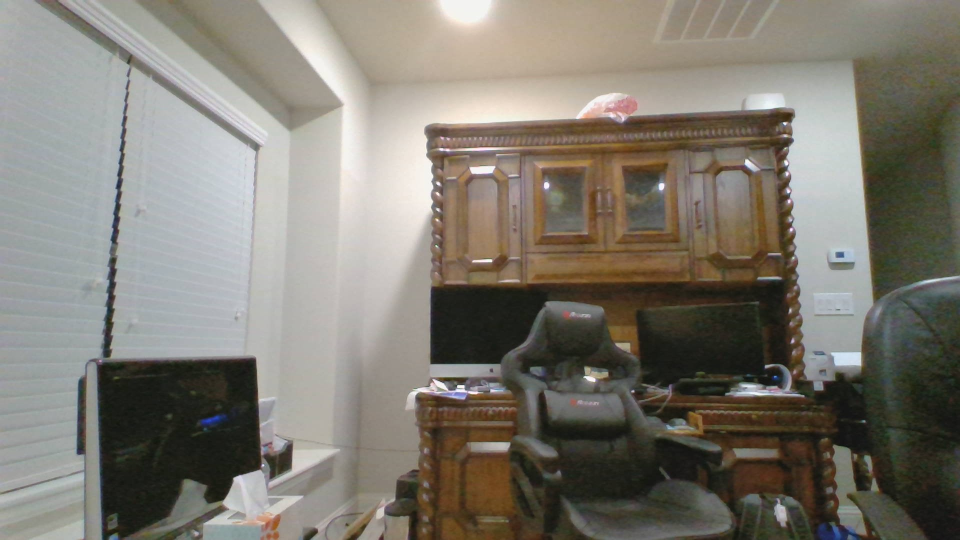
#> input picture background.jpg, 1920 x 1080 px (shown at 1/2 size)
$ python invisibility_cloak.py
#> lines starting #> are read from the running program, lines starting #| are printed output that depends on the picture; after the words box and inside, x2 and y2 are one past the last pixel; in counts of white or black regions, pixels touching at a corner belong together
import cv2
import numpy as np

cam_capture = cv2.VideoCapture(0)
cv2.destroyAllWindows()

lower = np.array([45,108,150])
upper = np.array([117,255,255])
background = cv2.resize(cv2.imread("background.jpg"),(500,500))
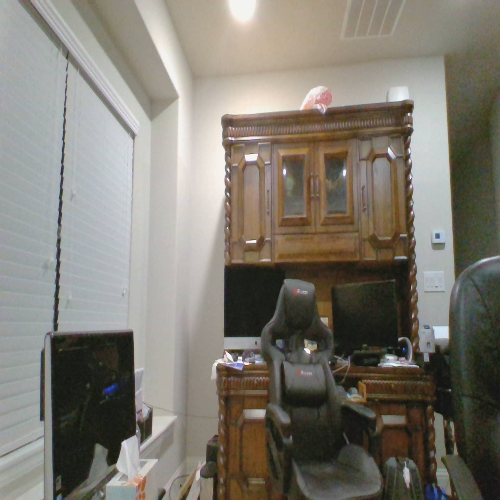
#> background: shape (500, 500, 3); mean B, G, R 113.3, 122.7, 127
out = cv2.VideoWriter("demo2.mp4", cv2.VideoWriter_fourcc(*'MP4V'), 30, (500,500))
while(cam_capture.isOpened()):
    _,image_frame = cam_capture.read()
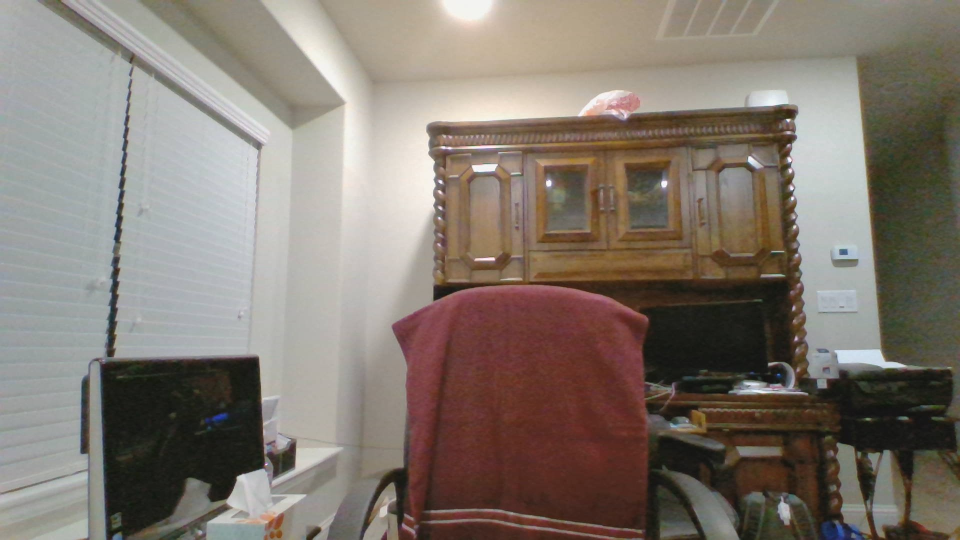
#> input picture cloak.jpg, 1920 x 1080 px, given in place of the camera (shown at 1/2 size)
#> image_frame is the input picture: shape (1080, 1920, 3); mean B, G, R 111.9, 120.9, 130.3
    image_frame = cv2.resize(image_frame,(500,500))
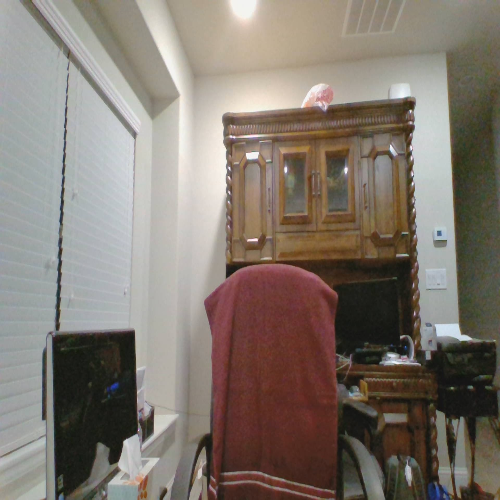
#> image_frame: shape (500, 500, 3); mean B, G, R 111.8, 120.8, 130.2
    cv2.imshow("webcam", image_frame)
    yuv_img = cv2.cvtColor(image_frame,cv2.COLOR_BGR2YUV)
#> yuv_img: shape (500, 500, 3); mean of channels 0, 1, 2 122.6, 122.8, 134.7
    mask = cv2.inRange(yuv_img,lower,upper)
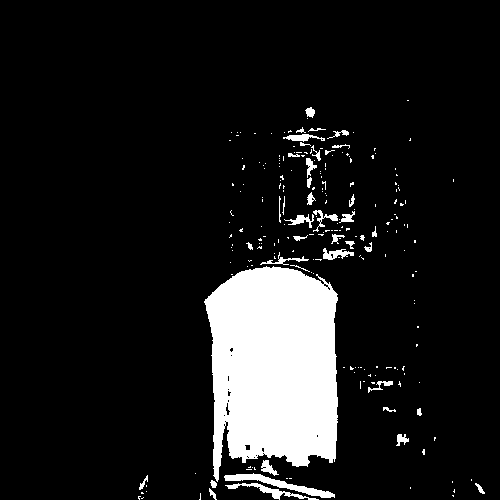
#> mask: shape (500, 500); 10.7% white; 221 white regions (181 under 20 px), largest, box (x1, y1, x2, y2) and area: (204, 266, 338, 482) 22779, (224, 473, 335, 498) 698, (225, 483, 319, 500) 363
    mask = cv2.resize(mask,(500,500))
    #cv2.imshow("mask", mask)
    background_mask = cv2.bitwise_and(background,background,mask=mask)
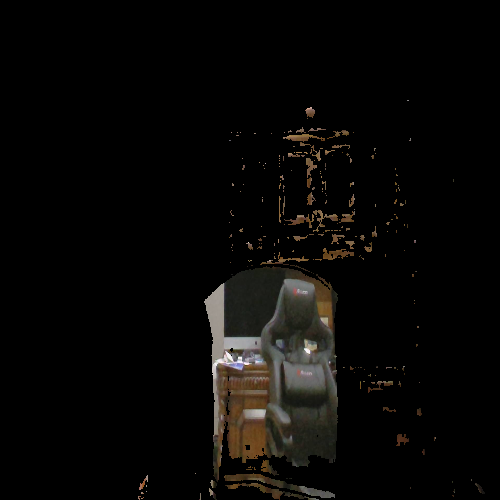
#> background_mask: shape (500, 500, 3); mean B, G, R 6.1, 7.5, 8.5
    inverse_background = cv2.bitwise_not(mask)
    #print("image: ",image_frame.shape)
    #print("mask: ",inverse_background.shape)
    im = cv2.bitwise_and(image_frame,image_frame,mask = inverse_background)
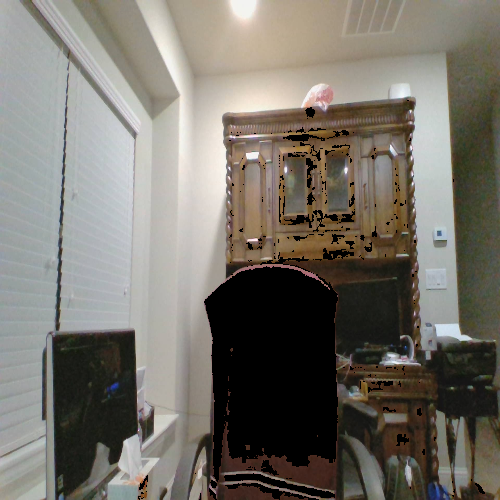
#> im: shape (500, 500, 3); mean B, G, R 106.7, 114.9, 119.2
    final = im + background_mask
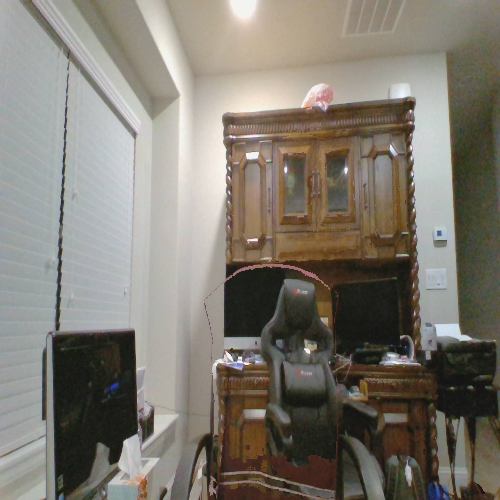
#> final: shape (500, 500, 3); mean B, G, R 112.8, 122.4, 127.7
    cv2.imshow("final",final)
    #cv2.imshow("background mask", background_mask)
    cv2.imshow("inverse background mask", inverse_background)
    if cv2.waitKey(1) and 0xFF==ord("q"):
#> (key q is pressed here)
        break
    out.write(final)

out.release()
cam_capture.release()
cv2.destroyAllWindows()
